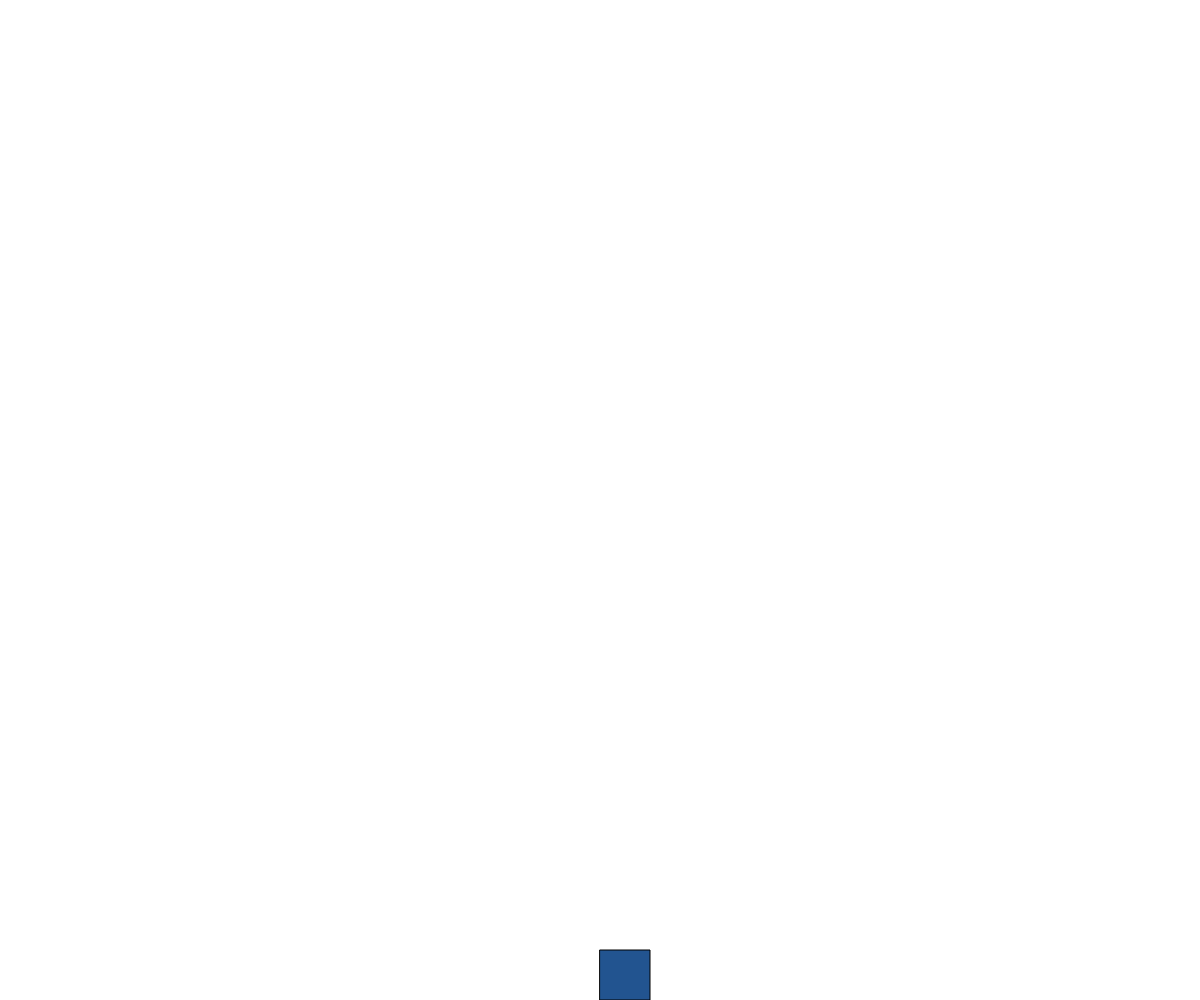
Frame 1 (no input)
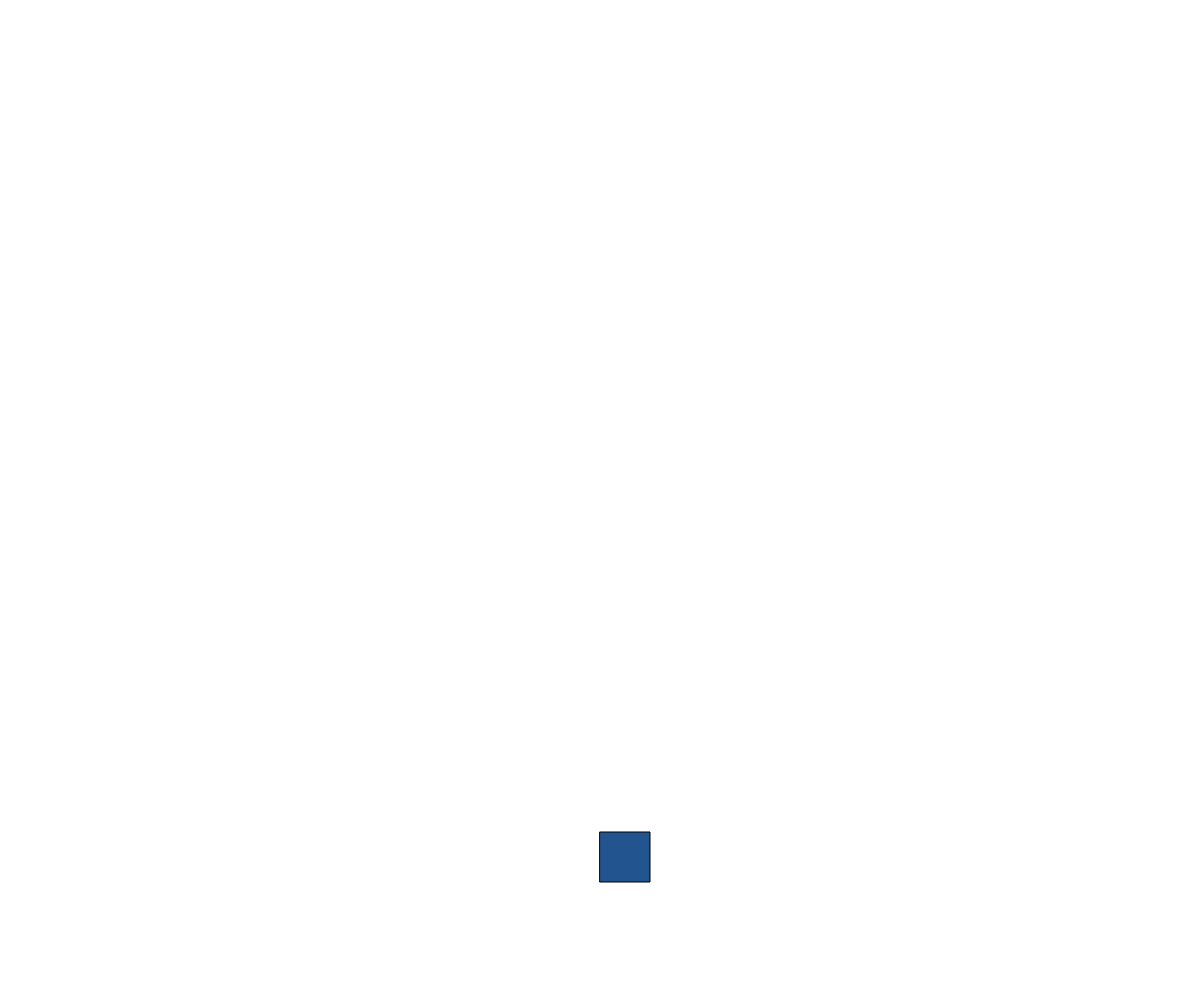
Frame 60 (no input)
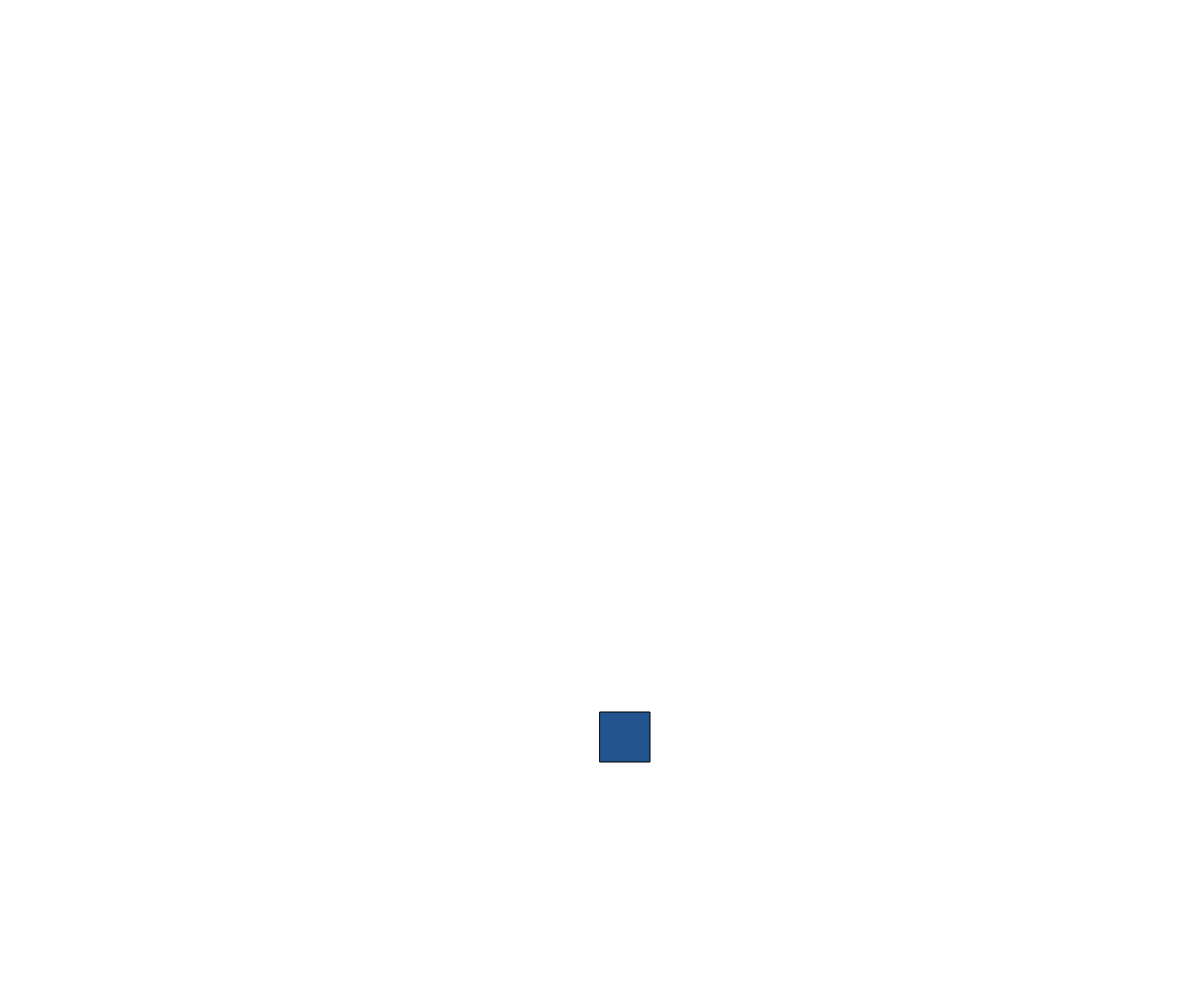
Frame 120 (the mouse pressed at the canvas centre since frame 60)

The p5.js sketch that drew these frames (run headless with seeded random() and noise() and a simulated clock; from frame 60 on, the mouse is pressed at the canvas centre):

// p5.js sketch
// ── sketch.js
let size = 50,
  posX,
  posY;
(direction = false), (speed = 2);
function setup() {
  let bg = createCanvas(windowWidth, windowHeight);
  posX = windowWidth / 2;
  posY = windowHeight - size;
}
// let value = 10;

function draw() {
  clear();
  fill('#225490');
  rect(posX, posY, size, size);
  move();
  checkCollisions();
}

function checkCollisions() {
  if (posY > windowHeight - size) direction = false;
  if (posY < 0) direction = true;
}

function move() {
  if (direction) posY = posY + speed;
  else posY = posY - speed;
}
